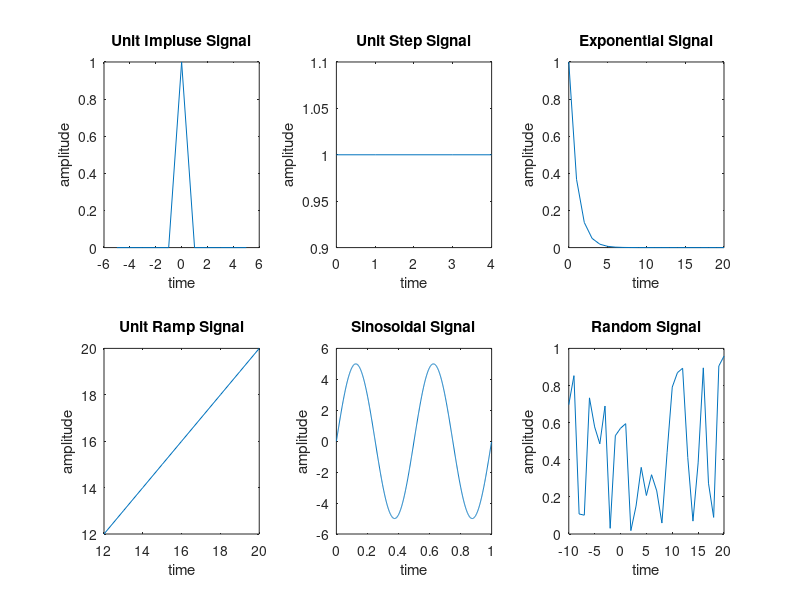

The MATLAB source for this figure:
%unit impulse signal (1)
clc;
clear all;
close all;

N=5; %set limit
t1= -5:5;
x1=[zeros(1,N), ones(1,1), zeros(1,N)];

subplot(2,3,1);
plot(t1,x1);
xlabel('time');
ylabel('amplitude');
title('Unit Impluse Signal');



%unit step signal (2)
t6= 0:4;
x6=ones(1,5);

subplot(2,3,2);
plot(t6,x6);
xlabel('time');
ylabel('amplitude');
title('Unit Step Signal');



%Exponential signal (3)
t6= 0:1:20;
x6=exp(-t6);

subplot(2,3,3);
plot(t6,x6);
xlabel('time');
ylabel('amplitude');
title('Exponential Signal');

%Exponential signal
t6= 0:1:20;
x6=exp(+t6);

subplot(2,3,4);
plot(t6,x6);
xlabel('time');
ylabel('amplitude');
title('Exponential Signal');


%Unit ramp signal (4)
t6= -0:20;
x6=t6;

subplot(2,3,4);
plot(t6,x6);
xlabel('time');
ylabel('amplitude');
title('Unit Ramp Signal');


%Unit ramp signal
t6= 12:20;
x6=t6;

subplot(2,3,4);
plot(t6,x6);
xlabel('time');
ylabel('amplitude');
title('Unit Ramp Signal');



%Sinosoidal signal (5)
A= 5;
F= 2;
t6= 0.0001:0.001:1;
x6= A*sin(2*pi*F*t6);

subplot(2,3,5);
plot(t6,x6);
xlabel('time');
ylabel('amplitude');
title('Sinosoidal Signal');



%Random signal (6)
t6= -10:1:20;
x6= rand(1,31);

subplot(2,3,6);
plot(t6,x6);
xlabel('time');
ylabel('amplitude');
title('Random Signal');
